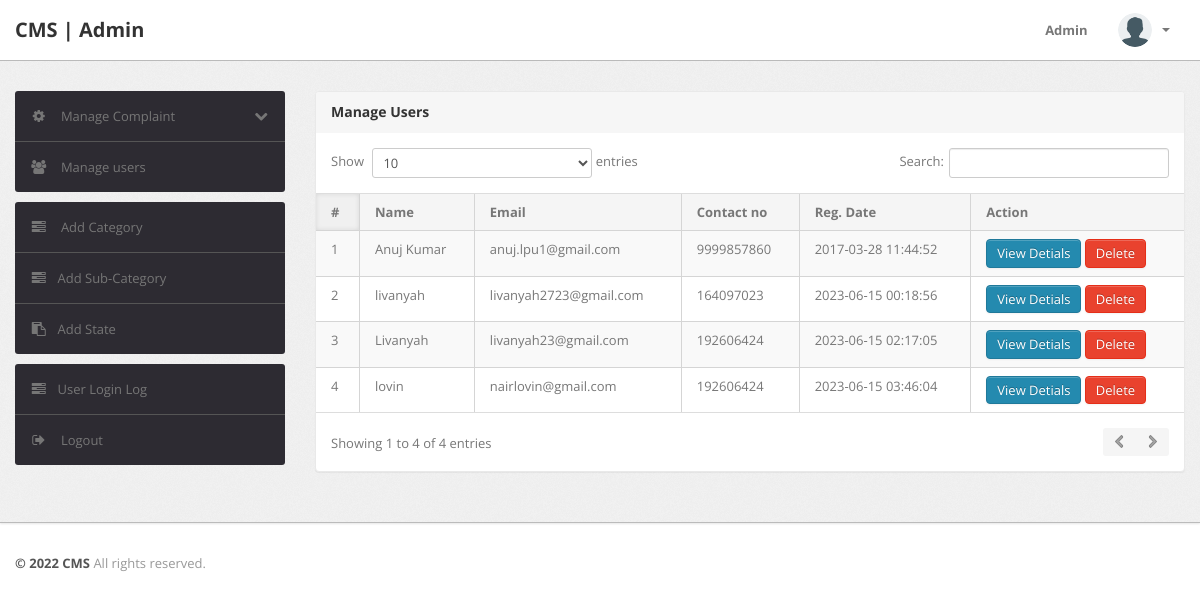
The page /admin/manage-users.php (signed in) on the database its author committed.
### tables this page shows
CREATE TABLE `users` (
  `id` int(11) NOT NULL,
  `fullName` varchar(255) DEFAULT NULL,
  `userEmail` varchar(255) DEFAULT NULL,
  `password` varchar(255) DEFAULT NULL,
  `contactNo` bigint(11) DEFAULT NULL,
  `address` tinytext DEFAULT NULL,
  `State` varchar(255) DEFAULT NULL,
  `country` varchar(255) DEFAULT NULL,
  `pincode` int(10) DEFAULT NULL,
  `userImage` varchar(255) DEFAULT NULL,
  `regDate` timestamp NOT NULL DEFAULT current_timestamp(),
  `updationDate` timestamp NULL DEFAULT NULL,
  `status` int(1) DEFAULT NULL
);

### admin/manage-users.php (the view, shortened to what this page needs)
<?php
include('include/config.php');
if(strlen($_SESSION['alogin'])==0)
	{
header('location:index.php');
}
else{
?>
<!DOCTYPE html>
<html lang="en">
<head>
	<link type="text/css" href="bootstrap/css/bootstrap.min.css" rel="stylesheet">
	<link type="text/css" href="bootstrap/css/bootstrap-responsive.min.css" rel="stylesheet">
	<link type="text/css" href="css/theme.css" rel="stylesheet">
	<link type="text/css" href="images/icons/css/font-awesome.css" rel="stylesheet">
</head>
<body>
<?php include('include/header.php');?>
	<div class="wrapper">
		<div class="container">
			<div class="row">
<?php include('include/sidebar.php');?>
			<div class="span9">
					<div class="content">
	<div class="module">
							<div class="module-head">
								<h3>Manage Users</h3>
							</div>
							<div class="module-body table">
								<table cellpadding="0" cellspacing="0" border="0" class="datatable-1 table table-bordered table-striped	 display" width="100%">
									<thead>
										<tr>
											<th>#</th>
											<th> Name</th>
											<th>Email </th>
											<th>Contact no</th>
											<th>Reg. Date </th>
											<th>Action</th>
										</tr>
									</thead>
									<tbody>
<?php $query=mysqli_query($con,"select * from users");
$cnt=1;
while($row=mysqli_fetch_array($query))
{
?>
										<tr>
											<td><?php echo htmlentities($cnt);?></td>
											<td><?php echo htmlentities($row['fullName']);?></td>
											<td><?php echo htmlentities($row['userEmail']);?></td>
											<td> <?php echo htmlentities($row['contactNo']);?></td>
											<td><?php echo htmlentities($row['regDate']);?></td>
<td><a href="javascript:void(0);" onClick="popUpWindow('http://localhost/cms/admin/userprofile.php?uid=<?php echo htmlentities($row['id']);?>');" title="View Details">
<button type="button" class="btn btn-primary">View Detials</button>
											</a>
<a href="manage-users.php?uid=<?php echo htmlentities($row['id']);?>&&action=del" title="Delete" onClick="return confirm('Do you really want to delete ?')">
<button type="button" class="btn btn-danger">Delete</button></a>
										</td>
										<?php $cnt=$cnt+1; } ?>
								</table>
							</div>
						</div>
					</div>
				</div>
			</div>
		</div>
	</div>
<?php include('include/footer.php');?>
</body>
<?php } ?>

### admin/include/header.php (shortened to what this page needs)
<div class="navbar navbar-fixed-top">
		<div class="navbar-inner">
			<div class="container">
			  	<a class="brand" href="index.html">
			  		CMS | Admin
			  	</a>
				<div class="nav-collapse collapse navbar-inverse-collapse">
					<ul class="nav pull-right">
						<li><a href="#">
							Admin
						</a></li>
						<li class="nav-user dropdown">
							<a href="#" class="dropdown-toggle" data-toggle="dropdown">
								<img src="images/user.png" class="nav-avatar" />
								<b class="caret"></b>
							</a>
						</li>
					</ul>
				</div>
			</div>
		</div>
	</div>

### admin/include/sidebar.php (shortened to what this page needs)
<div class="span3">
					<div class="sidebar">
<ul class="widget widget-menu unstyled">
							<li>
								<a class="collapsed" data-toggle="collapse" href="#togglePages">
									<i class="menu-icon icon-cog"></i>
									<i class="icon-chevron-down pull-right"></i><i class="icon-chevron-up pull-right"></i>
									Manage Complaint
								</a>
							</li>
							<li>
								<a href="manage-users.php">
									<i class="menu-icon icon-group"></i>
									Manage users
								</a>
							</li>
						</ul>
						<ul class="widget widget-menu unstyled">
                                <li><a href="category.php"><i class="menu-icon icon-tasks"></i> Add Category </a></li>
                                <li><a href="subcategory.php"><i class="menu-icon icon-tasks"></i>Add Sub-Category </a></li>
                                <li><a href="state.php"><i class="menu-icon icon-paste"></i>Add State</a></li>
                            </ul>
						<ul class="widget widget-menu unstyled">
							<li><a href="user-logs.php"><i class="menu-icon icon-tasks"></i>User Login Log </a></li>
							<li>
								<a href="logout.php">
									<i class="menu-icon icon-signout"></i>
									Logout
								</a>
							</li>
						</ul>
					</div>
				</div>

### admin/include/footer.php
<div class="footer">
	<div class="container">
		<b class="copyright">&copy; 2022 CMS </b> All rights reserved.
	</div>
</div>

### rows shown on the page
users: fullName "Anuj Kumar", userEmail "anuj.lpu1@gmail.com", contactNo "9999857860", regDate "2017-03-28 11:44:52"
users: fullName "livanyah", userEmail "livanyah2723@gmail.com", contactNo "164097023", regDate "2023-06-15 00:18:56"
users: fullName "Livanyah", userEmail "livanyah23@gmail.com", contactNo "192606424", regDate "2023-06-15 02:17:05"
users: fullName "lovin", userEmail "nairlovin@gmail.com", contactNo "192606424", regDate "2023-06-15 03:46:04"
